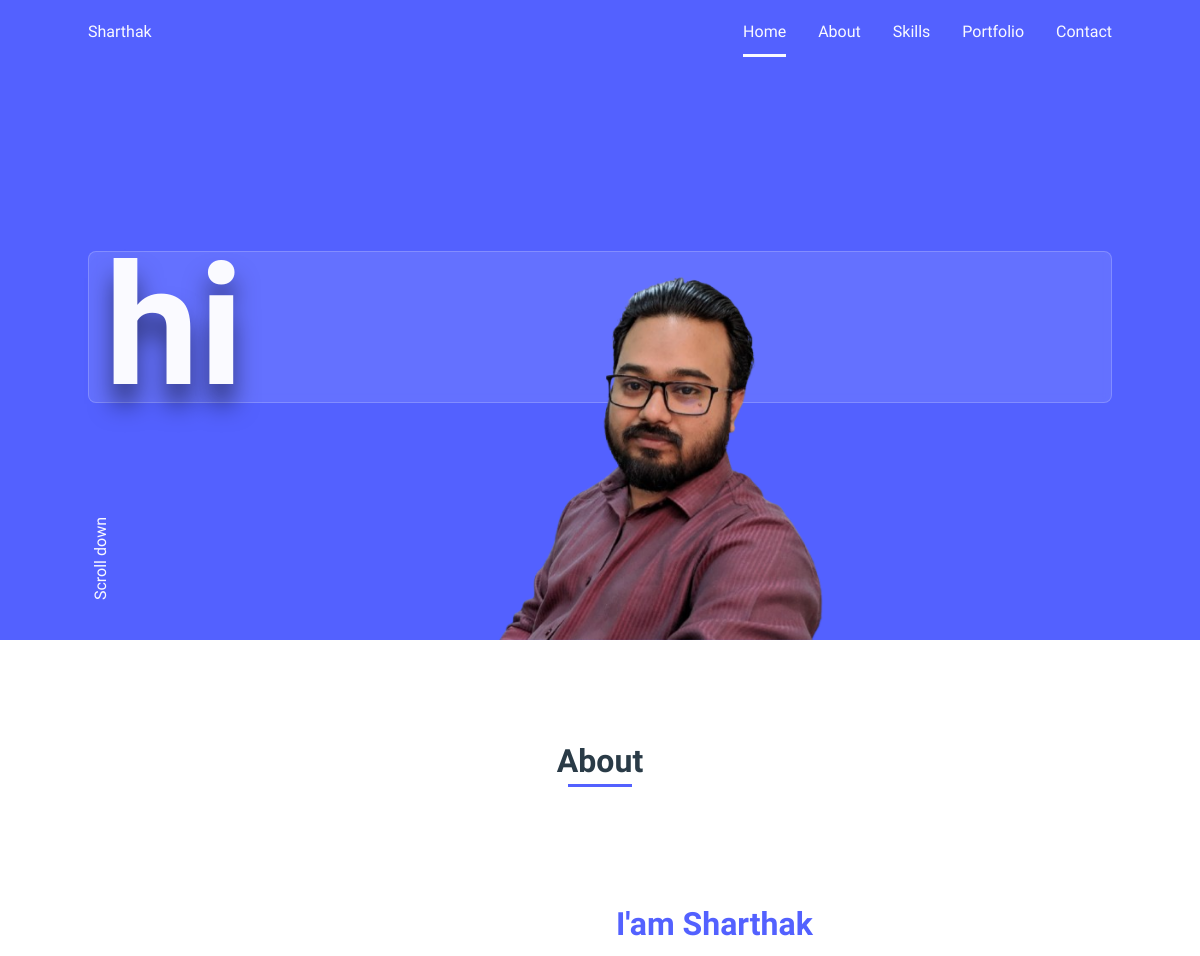
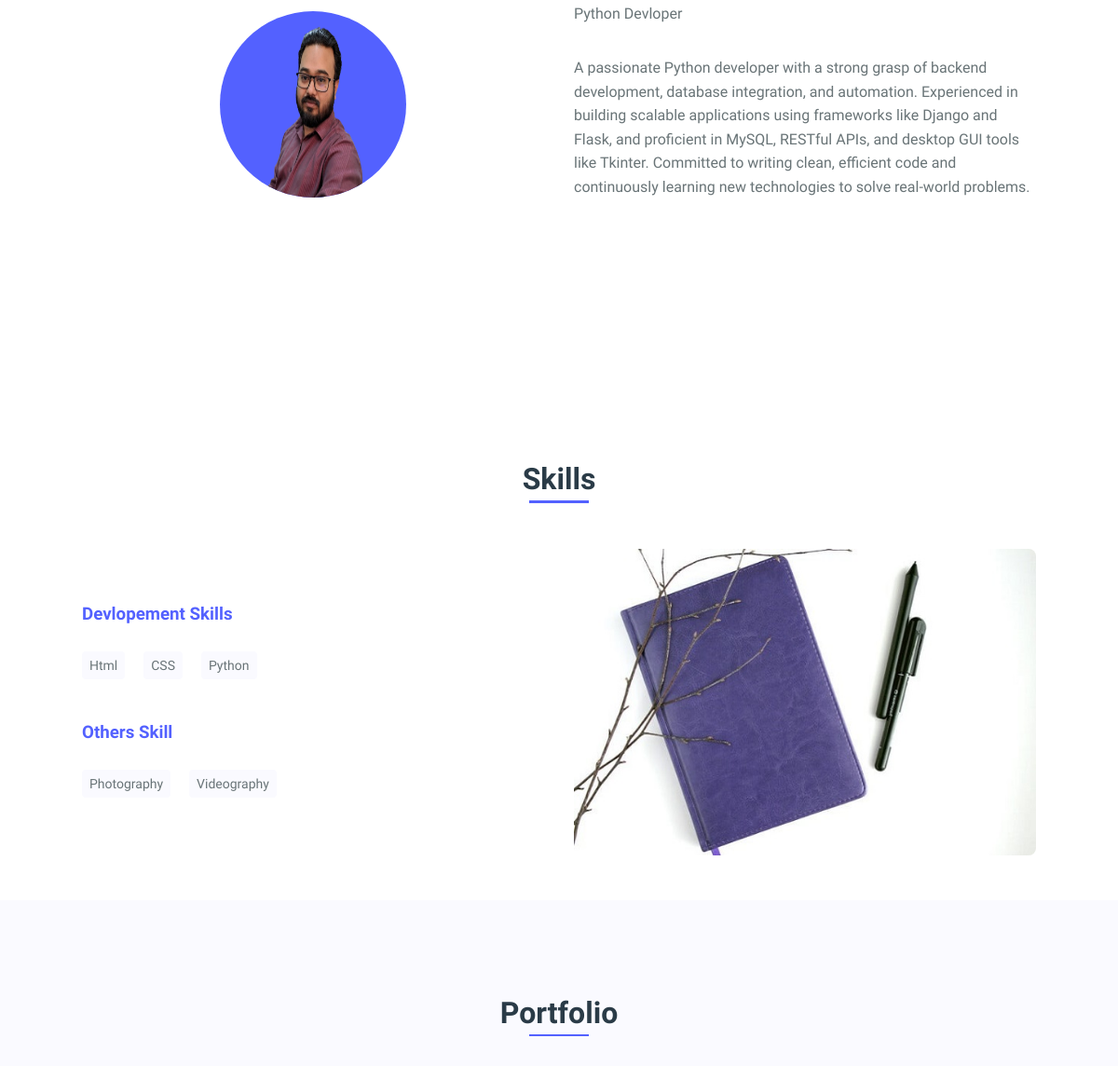
The app's page / (upper part), older data (2 pictures, top to bottom).
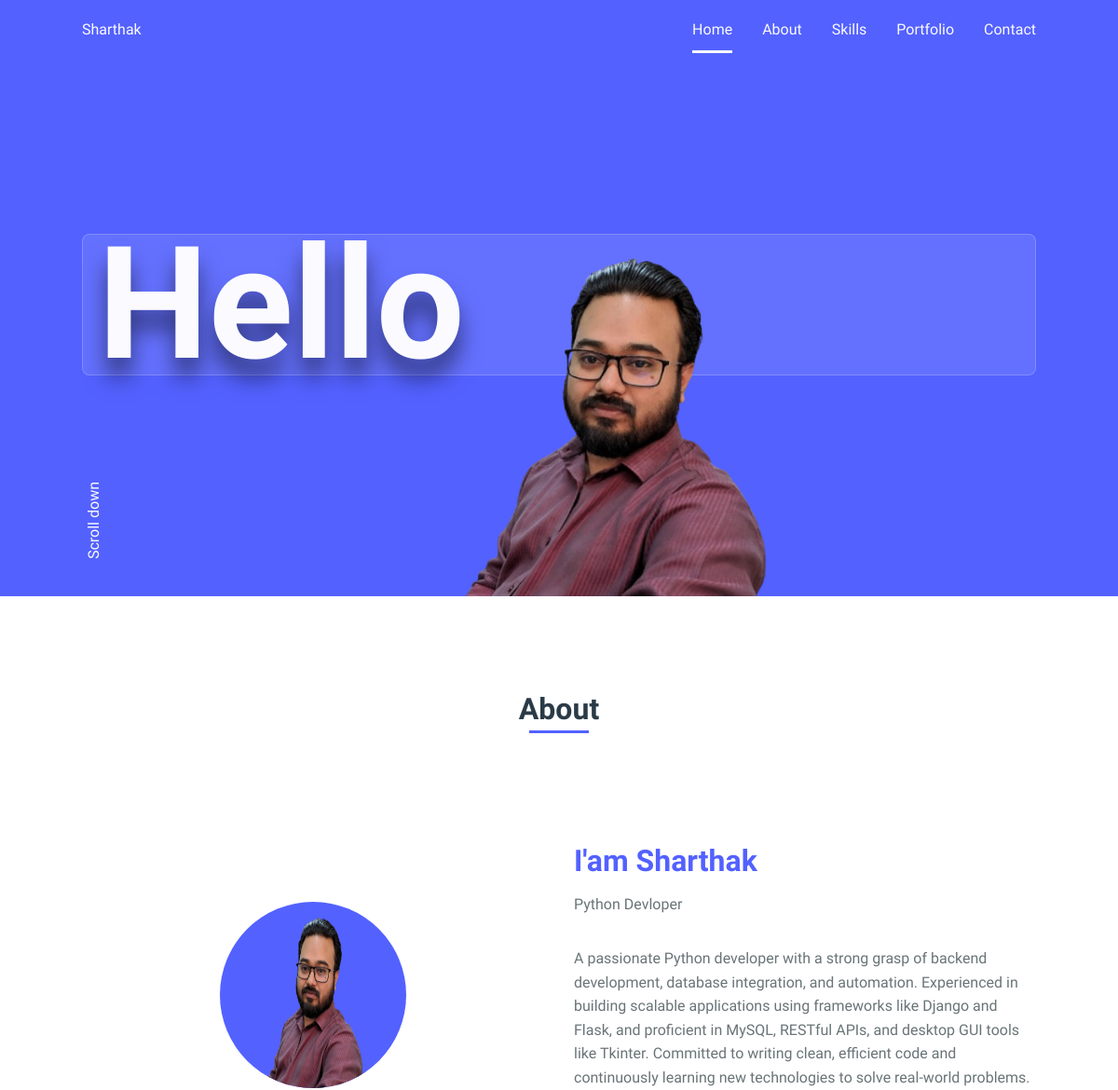
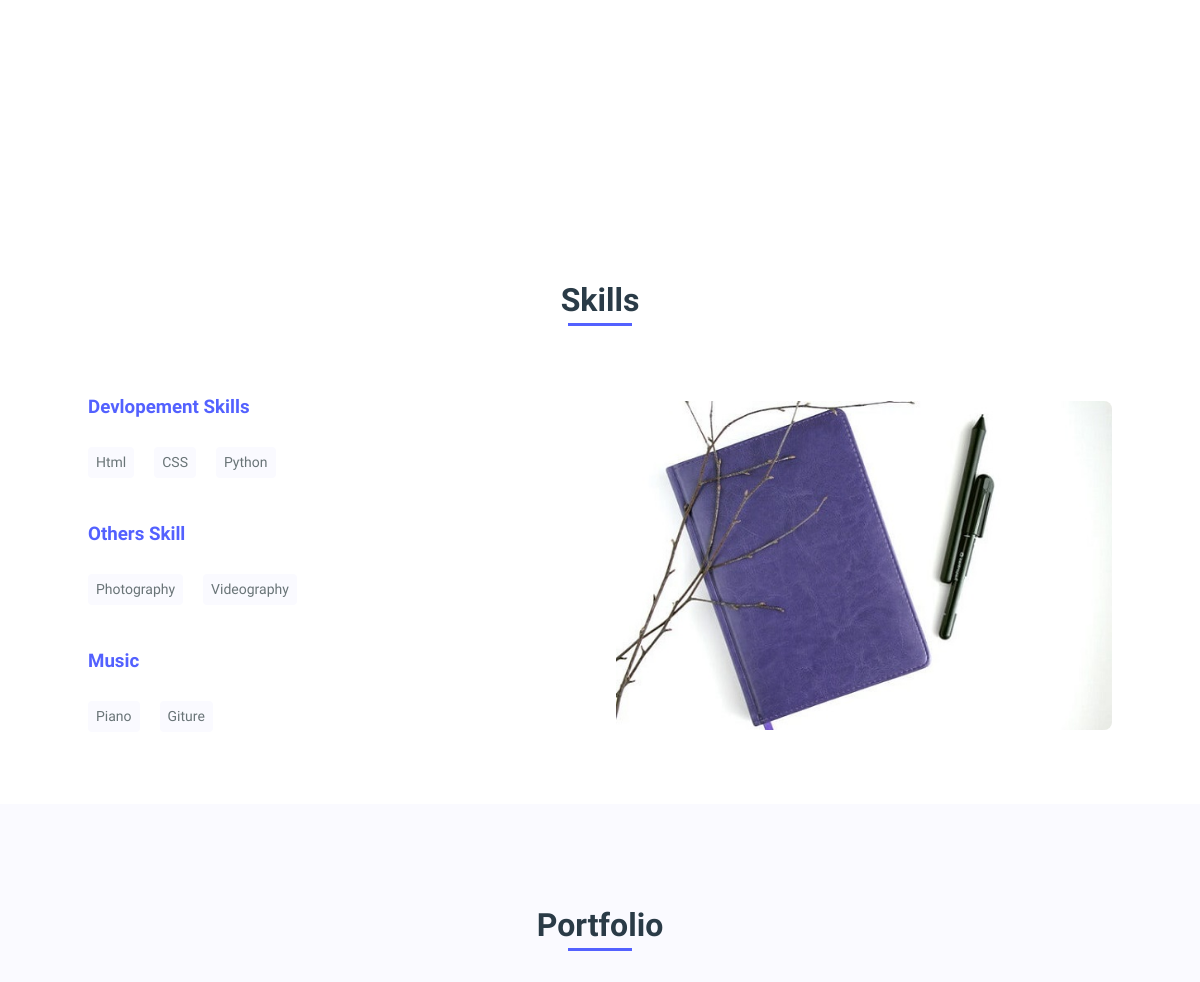
The same page, newer data (2 pictures, top to bottom).
### sharthak/models.py (models this page shows, shortened)
class Home(models.Model):
    name = models.CharField(max_length=20)
    greetings_1 = models.CharField(max_length=20)
    greetings_2 = models.CharField(max_length=20, null=True, blank=True)
    picture = models.ImageField(upload_to='static/assets/picture/')
    updated = models.DateTimeField(auto_now=True)

class About(models.Model):
    heading = models.CharField(max_length=50)
    career = models.CharField(max_length=20)
    description = models.TextField(blank=False)
    profile_img = models.ImageField(upload_to='static/assets/profile/')
    updated = models.DateTimeField(auto_now=True)

class Category(models.Model):
    name = models.CharField(max_length=20)
    updated = models.DateTimeField(auto_now=True)
    class Meta:
        verbose_name = 'Skill'
        verbose_name_plural = 'Skill'

class Skills(models.Model):
    category = models.ForeignKey(Category, on_delete=models.CASCADE)
    skill_name = models.CharField(max_length=20)

### sharthak/views.py (the view)
# urls.py: path('', views.index, name='index'),  # this will load your index.html
def index(request):
    context = {
        'home': Home.objects.latest('updated'),
        'about': About.objects.latest('updated'),
        'profiles': Profile.objects.all(),
        'categories': Category.objects.all(),
        'skills': Skills.objects.all(),
        'portfolio': Portfolio.objects.all(),
    }
    return render(request, 'index.html', context)

### sharthak/templates/index.html (shortened to what this page needs)
{% load static %}
<!DOCTYPE html>
<html lang="en">
<head>
    <link rel="stylesheet" href="{% static 'assets/css/styles.css' %}">
    <link href='https://cdn.jsdelivr.net/npm/boxicons@2.0.5/css/boxicons.min.css' rel='stylesheet'>
</head>
<body>
    <header class="l-header">
        <nav class="nav bd-grid">
            <div>
                <a href="#" class="nav__logo">{% if home %}{{ home.name }}{% else %}Portfolio{% endif %}</a>
            </div>
            <div class="nav__menu" id="nav-menu">
                <ul class="nav__list">
                    <li class="nav__item"><a href="#home" class="nav__link active">Home</a></li>
                    <li class="nav__item"><a href="#about" class="nav__link">About</a></li>
                    <li class="nav__item"><a href="#skills" class="nav__link">Skills</a></li>
                    <li class="nav__item"><a href="#portfolio" class="nav__link">Portfolio</a></li>
                    <li class="nav__item"><a href="#contact" class="nav__link">Contact</a></li>
                </ul>
            </div>
        </nav>
    </header>
    <main class="l-main">
        <section class="home" id="home">
            <div class="home__container bd-grid">
                <h1 class="home__title">
                    <span>{{ home.greetings_1|default:"" }}</span><br>
                </h1>
                {% if home.picture %}
                <img src="{{ home.picture.url }}" alt="{{ home.name }}" class="home__img">
                {% else %}
                <img src="{% static 'assets/img/perfil.png' %}" alt="" class="home__img">
                {% endif %}
                <div class="home__scroll">
                    <a href="#about" class="home__scroll-link">Scroll down</a>
                </div>
            </div>
        </section>
        <section class="about section" id="about">
            <h2 class="section-title">About</h2>
            <div class="about__container bd-grid">
                <div class="about__img">
                    {% if about.profile_img %}
                    <img src="{{ about.profile_img.url }}" alt="{{ about.career }}">
                    {% else %}
                    <img src="{% static 'assets/img/perfil.png' %}" alt="">
                    {% endif %}
                </div>
                <div>
                    <h2 class="about__subtitle">{{ about.heading|default:"Sharthak" }}</h2>
                    <span class="about__profession">{{ about.career|default:"Web Designer" }}</span>
                    <p class="about__text">{{ about.description|default:"I am a web designer. I create responsive websites. I also create web applications. I am a freelancer." }}</p>
                    <div class="about__social">
                    </div>
                </div>
            </div>
        </section>
        <section class="skills section" id="skills">
            <h2 class="section-title">Skills</h2>
            <div class="skills__container bd-grid">
                <div class="skills__box">
                    {% for category in categories %}
                    <h3 class="skills__subtitle">{{ category.name }}</h3>
                    {% for skill in category.skills_set.all %}
                    <span class="skills__name">{{ skill.skill_name }}</span>
                    {% endfor %}
                    {% endfor %}
                </div>
                <div class="skills__img">
                    <img src="{% static 'assets/img/skill.jpg' %}" alt="">
                </div>
            </div>
        </section>
        <section class="portfolio section" id="portfolio">
            <h2 class="section-title">Portfolio</h2>
        </section>
    </main>
</body>
</html>

Row changes from the older to the newer data that the page shows:
changed Home "Sharthak": greetings_1 "hi" → "Hello"
added Category: name "Music"
added Skills: skill_name "Piano", shown under "Music"
added Skills: skill_name "Giture", shown under "Music"
